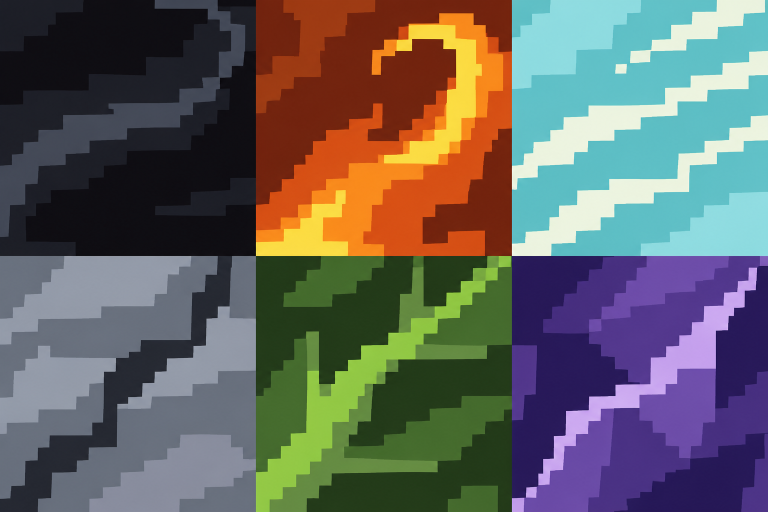
#> input picture art/first_wizard/materials/source.png, 1536 x 1024 px (shown at 1/2 size)
$ python build_stone.py
#> lines starting #> are read from the running program, lines starting #| are printed output that depends on the picture
### art/first_wizard/build_materials.py
"""Bake the First Wizard's painted cube faces. Run with --install to write game textures,
or --check to compare the editable art exports and the installed textures without writing.
The 3-by-2 source painting is ordered ink, fire, wind / stone, nature, space.
build_ink.py and build_stone.py use the same painting for the body, wall and ink effects.
"""
import argparse
from functools import cache
from io import BytesIO
from pathlib import Path

import numpy as np
from PIL import Image


ROOT = Path(__file__).resolve().parent
ART = ROOT / "materials"
GAME = ROOT.parents[1] / "src/main/resources/assets/elementalwands/textures/misc"
PANELS = ("ink", "fire", "wind", "stone", "nature", "space")

# Row order matches the existing meshes. Large faces carry broad fields of colour;
# only a material's lightest value picks out the edge of the brushstroke.
PALETTES = {
    "fire": (
        "ffc65b ffda77 ffe79a fff0ac fff5c7",  # core
        "f59b32 ffaf35 ffc343 ffda5d ffe785",
        "c6521d de6222 f5822a ff9b32 ffb747",
        "812e22 9d3d21 bb5022 d96726 ef8131",
        "542925 6d2b22 8c3621 ae431e d96926",
        "353139 413c43 50494b 5d5654 6f6561",  # smoke
        "1b1720 26202a 352935 49343b 6f4039",
        "542329 823322 b64a20 df6821 ff9d33",
    ),
    "wind": (
        "a9d9e3 c0e6ec d6f0ed eff9ed f9fff4",  # gale edge
        "95c8d8 accfde c4e0e5 dcecee eaf5ec",
        "7294af 83a7bf 99bbcb b0cbd3 c5d8db",
        "68afb9 81c4ce 9adddc c6efea ebfbeb",
        "74b5be 89c6d1 a3d9dd c3e9e5 def2e9",
        "aebcca c1cdd7 d1dce2 e0e6e8 eff3eb",
        "b9c6ce cad6db d9e3e3 eaf1ed f5f7ee",
        "708097 8999ad 9eafbe b6c6cd d3dada",
    ),
    "nature": (
        "3c6436 4c7b3d 619247 81ab50 a8c96b",  # leaf
        "243b30 304a31 405f35 53763c 799347",
        "923c61 b05472 cf698c e98fab f3b3bc",
        "5a386b 6c447c 83599a a576ac c69cc8",
        "b27328 cd902d e8ae3e f9cc5e ffe497",
        "4a322b 624131 775334 927041 ad8d56",
        "78862f 929b32 abae3b c5c647 e5df71",
        "c3aa78 d1bc8d decc9c edddb2 f8ecd2",
    ),
    "space": (
        "121323 18182c 20203a 302943 443253",  # void
        "262037 302742 423057 56406d 715184",
        "412652 503269 67427f 855398 a66eac",
        "6c44a8 8151bd 965fd2 b782df d7aeed",
        "442e68 56387c 704999 8b5aae ab7bc6",
        "264a9c 3563bb 5082d3 70a5e6 a4d7f3",  # attraction
        "97374e b24453 cd5559 e57b70 f6ab92",  # repulsion
        "b3a8cf c5bbdf d8cce7 e7def0 f6eff4",
    ),
}


@cache
def levels(material):
    """Sample the painted pixel clusters on the native grid. Integer luma keeps the bake repeatable."""
#> called with material = 'stone'
    panel = PANELS.index(material)
    with Image.open(ART / "source.png") as source:
#> source is the input picture: PIL image 1536x1024 RGB; mean R, G, B 99.6, 98.8, 95.4
        width, height = source.size
#> width = 1536; height = 1024
        col, row = panel % 3, panel // 3
        tile = source.crop((col * width // 3, row * height // 2, (col + 1) * width // 3, (row + 1) * height // 2))
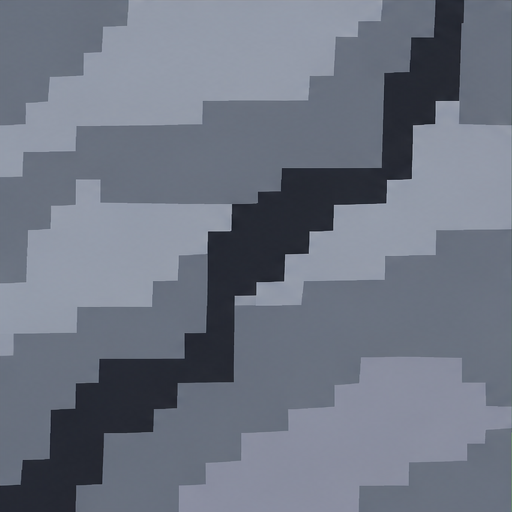
#> tile: PIL image 512x512 RGB; mean R, G, B 110.6, 117.1, 130.3
        rgb = np.asarray(tile.convert("RGB").resize((16, 16), Image.Resampling.NEAREST), dtype=np.int32)
    luma = (54 * rgb[:, :, 0] + 183 * rgb[:, :, 1] + 19 * rgb[:, :, 2]) // 256
    values = np.sort(luma.ravel())
#> values = 256 values from 32 to 156
    low, high = values[5], values[-6]
#> low = 40; high = 154
    if low >= high:
        raise ValueError(f"{material} is missing its painted value range")
    return ((np.clip(luma - low, 0, high - low) * 4 + (high - low) // 2) // (high - low)).astype(np.uint8)


def paint(indices, palette, alpha=255):
    colours = np.array([tuple(bytes.fromhex(colour)) for colour in palette.split()], dtype=np.uint8)
    tile = np.empty((16, 16, 4), dtype=np.uint8)
    tile[:, :, :3] = colours[indices]
    tile[:, :, 3] = alpha
    return tile


# [39 lines left out: functions atlas, main, not called in this run]


# [2 lines that do not run on import are left out]

### art/first_wizard/build_stone.py
#!/usr/bin/env python3
"""Build the First Wizard's stone: its Stone Wall's block and the stone atlas its Stone spells are drawn with.

    py -3 art/first_wizard/build_stone.py             write the art copies here (stone.png, wall.png)
    py -3 art/first_wizard/build_stone.py --install   also write the game's copies under src/main/resources
    py -3 art/first_wizard/build_stone.py --check     write nothing; fail if any art or game copy differs

The raised wall and Faultline spikes use the fractured-slate panel of materials/source.png.
The flat fault cutout follows the player's fault mask. Ink settles into the painted fracture.
Atlas (64 x 128, the block-fire kit's layout: eight 16-pixel rows, four identical frames each, since stone does not
move; read by client/blockink):
  0 wall       painted slate masonry
  1 veined     the same, its mortar run with ink and violet: the boss's wall
  2 spike      split slate
  3 spike ink  the spike stone veined with ink and violet
  4 stained    the spike stone with ink soaking up from below, ragged
  5 dust       pale stone dust
  6 crack      the player's fault crack, its core violet in black ink (transparent round it, drawn as a cutout)
  7 cooling    the stone's own pattern in violet greys: where stone starts to cool into purple

Wall (16 x 16): row 1, the boss's Stone Wall block (textures/block/first_wizard_wall.png).

The stone's painted values and ink accents are sampled deterministically.
Requires Pillow and NumPy.
"""

import argparse
import io
from pathlib import Path

import numpy as np
from PIL import Image

from build_materials import levels, paint

ROOT = Path(__file__).resolve().parent
REPO = ROOT.parents[1]
GAME = REPO / "src/main/resources/assets/elementalwands/textures"
FAULT = GAME / "block/stone_fault.png"
OUTPUTS = {
    "stone.png": GAME / "misc/first_wizard_stone.png",
    "wall.png": GAME / "block/first_wizard_wall.png",
}

INK = (0x13, 0x0f, 0x1b)
WET = (0x2a, 0x1d, 0x3d)
VIOLET = (0x7a, 0x43, 0xd6)
LILAC = (0xa2, 0x73, 0xf2)


# [8 lines left out: function rnd, not called in this run]


def luminance(tile):
    return (tile[:, :, 0].astype(int) + tile[:, :, 1].astype(int) + tile[:, :, 2].astype(int)) // 3


def veined(tile, indices):
    """Soak the fracture in charcoal. Violet only catches on a short lip of the cut."""
    out = tile.copy()
    out[indices == 0, :3] = WET
    lip = (indices == 0) & (np.roll(indices, 1, axis=1) >= 2)
    out[lip, :3] = (88, 65, 111)
    return out


# [43 lines left out: functions stained, dust, crack, cooling, not called in this run]


def build():
    slate = levels("stone")
    # Two offset courses let a field of connected wall blocks read as masonry.
    courses = slate.copy()
    courses[8:] = np.roll(courses[8:], 6, axis=1)
    courses[7] = np.minimum(courses[7], 1)
    wall = paint(courses, "353641 555761 797d86 9197a0 b6bcc1")
    spike = paint(slate, "3a3744 525260 777986 9498a0 babcc2")
    boss_wall = veined(wall, courses)
#> (the run stopped early here; a loop or call above may not have finished)
